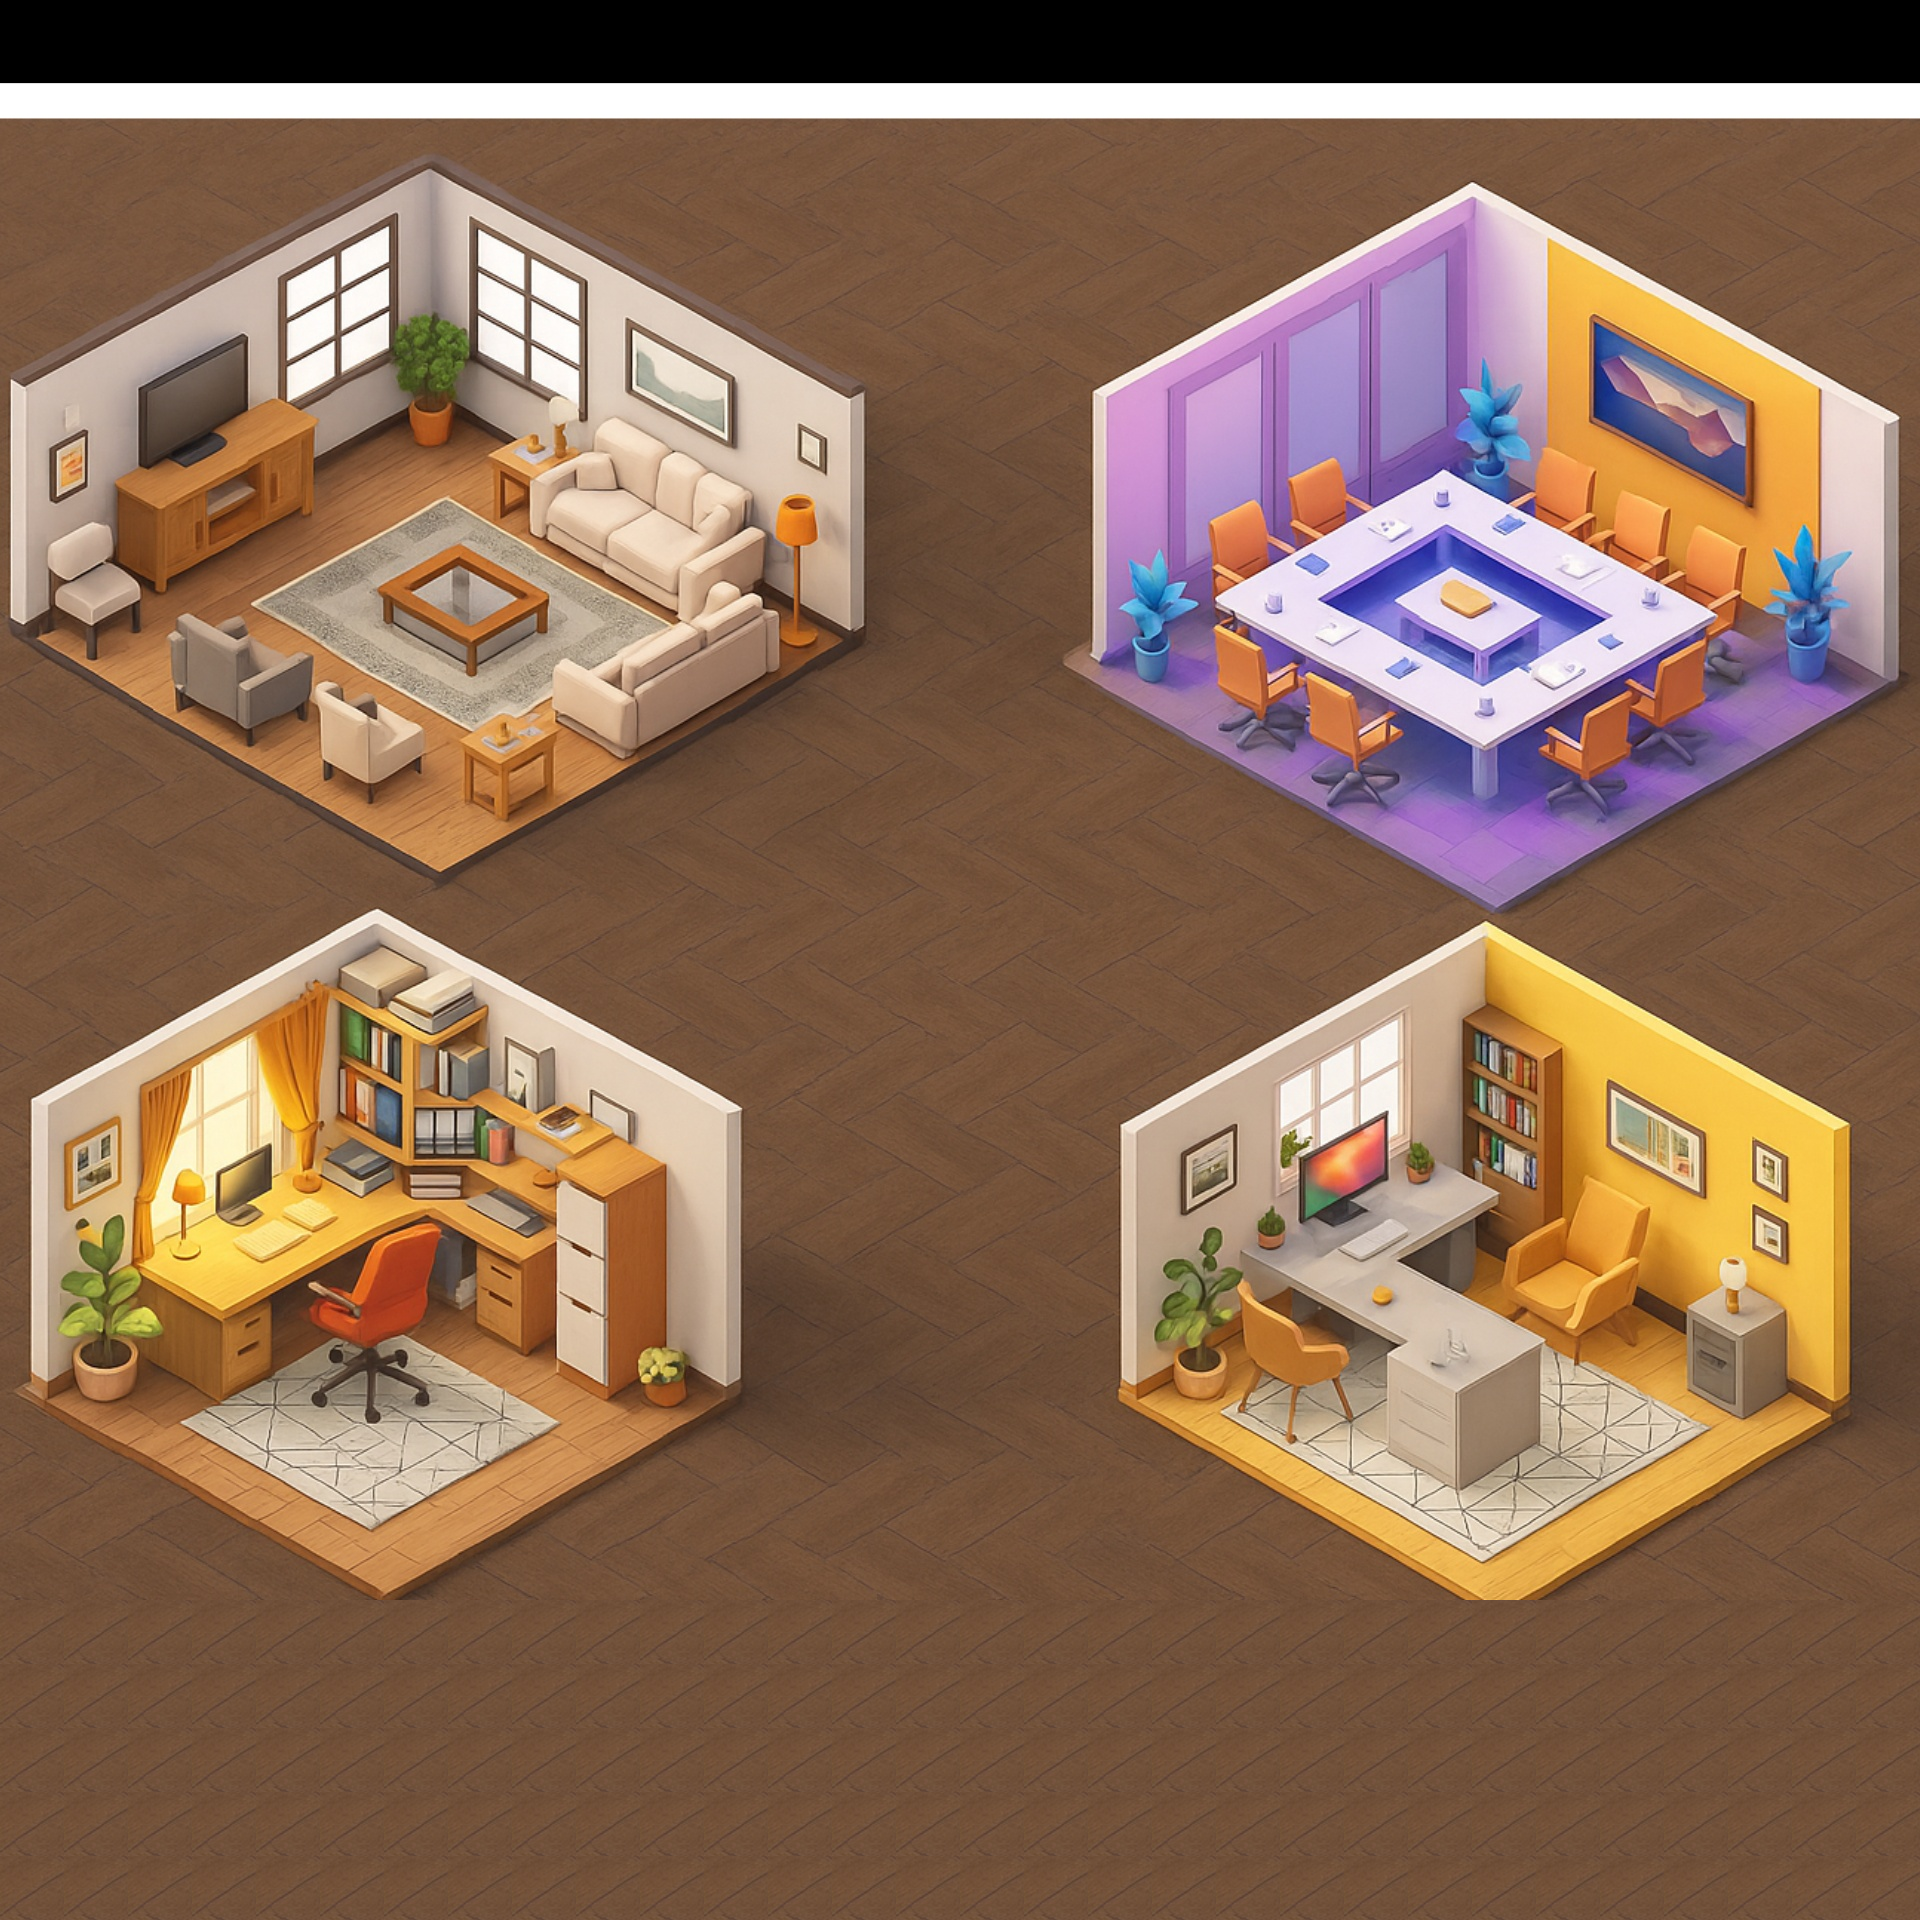

This game map was drawn from its Tiled (.tmx) file and the tilesets committed beside it. A one-line description and the full map source follow:
An orthogonal 30x30 tile map with 64x64 px tiles, 1 tile layer (Tile Layer 1).

<map version="1.10" tiledversion="1.11.1-99-gec89c545" orientation="orthogonal" renderorder="right-down" width="30" height="30" tilewidth="64" tileheight="64" infinite="0" nextlayerid="2" nextobjectid="1">
 <tileset firstgid="1" source="SmallChatgptImageAgain2.tsx" />
 <layer id="1" name="Tile Layer 1" width="30" height="30">
  <data encoding="csv">
0,0,0,0,0,0,0,0,0,0,0,0,0,0,0,0,0,0,0,0,0,0,0,0,0,0,0,0,0,0,
954,955,956,957,958,959,960,961,962,963,964,965,966,967,968,969,970,971,972,973,974,975,976,977,978,979,980,981,982,983,
1016,1017,1018,1019,1020,1021,1022,1023,1024,1025,1026,1027,1028,1029,1030,1031,1032,1033,1034,1035,1036,1037,1038,1039,1040,1041,1042,1043,1044,1045,
1078,1079,1080,1081,1082,1083,1084,1085,1086,1087,1088,1089,1090,1091,1092,1093,1094,1095,1096,1097,1098,1099,1100,1101,1102,1103,1104,1105,1106,1107,
1140,1141,1142,1143,1144,1145,1146,1147,1148,1149,1150,1151,1152,1153,1154,1155,1156,1157,1158,1159,1160,1161,1162,1163,1164,1165,1166,1167,1168,1169,
1202,1203,1204,1205,1206,1207,1208,1209,1210,1211,1212,1213,1214,1215,1216,1217,1218,1219,1220,1221,1222,1223,1224,1225,1226,1227,1228,1229,1230,1231,
1264,1265,1266,1267,1268,1269,1270,1271,1272,1273,1274,1275,1276,1277,1278,1279,1280,1281,1282,1283,1284,1285,1286,1287,1288,1289,1290,1291,1292,1293,
1326,1327,1328,1329,1330,1331,1332,1333,1334,1335,1336,1337,1338,1339,1340,1341,1342,1343,1344,1345,1346,1347,1348,1349,1350,1351,1352,1353,1354,1355,
1388,1389,1390,1391,1392,1393,1394,1395,1396,1397,1398,1399,1400,1401,1402,1403,1404,1405,1406,1407,1408,1409,1410,1411,1412,1413,1414,1415,1416,1417,
1450,1451,1452,1453,1454,1455,1456,1457,1458,1459,1460,1461,1462,1463,1464,1465,1466,1467,1468,1469,1470,1471,1472,1473,1474,1475,1476,1477,1478,1479,
1512,1513,1514,1515,1516,1517,1518,1519,1520,1521,1522,1523,1524,1525,1526,1527,1528,1529,1530,1531,1532,1533,1534,1535,1536,1537,1538,1539,1540,1541,
1574,1575,1576,1577,1578,1579,1580,1581,1582,1583,1584,1585,1586,1587,1588,1589,1590,1591,1592,1593,1594,1595,1596,1597,1598,1599,1600,1601,1602,1603,
1636,1637,1638,1639,1640,1641,1642,1643,1644,1645,1646,1647,1648,1649,1650,1651,1652,1653,1654,1655,1656,1657,1658,1659,1660,1661,1662,1663,1664,1665,
1698,1699,1700,1701,1702,1703,1704,1705,1706,1707,1708,1709,1710,1711,1712,1713,1714,1715,1716,1717,1718,1719,1720,1721,1722,1723,1724,1725,1726,1727,
1760,1761,1762,1763,1764,1765,1766,1767,1768,1769,1770,1771,1772,1773,1774,1775,1776,1777,1778,1779,1780,1781,1782,1783,1784,1785,1786,1787,1788,1789,
1822,1823,1824,1825,1826,1827,1828,1829,1830,1831,1832,1833,1834,1835,1836,1837,1838,1839,1840,1841,1842,1843,1844,1845,1846,1847,1848,1849,1850,1851,
1884,1885,1886,1887,1888,1889,1890,1891,1892,1893,1894,1895,1896,1897,1898,1899,1900,1901,1902,1903,1904,1905,1906,1907,1908,1909,1910,1911,1912,1913,
1946,1947,1948,1949,1950,1951,1952,1953,1954,1955,1956,1957,1958,1959,1960,1961,1962,1963,1964,1965,1966,1967,1968,1969,1970,1971,1972,1973,1974,1975,
2008,2009,2010,2011,2012,2013,2014,2015,2016,2017,2018,2019,2020,2021,2022,2023,2024,2025,2026,2027,2028,2029,2030,2031,2032,2033,2034,2035,2036,2037,
2070,2071,2072,2073,2074,2075,2076,2077,2078,2079,2080,2081,2082,2083,2084,2085,2086,2087,2088,2089,2090,2091,2092,2093,2094,2095,2096,2097,2098,2099,
2132,2133,2134,2135,2136,2137,2138,2139,2140,2141,2142,2143,2144,2145,2146,2147,2148,2149,2150,2151,2152,2153,2154,2155,2156,2157,2158,2159,2160,2161,
2194,2195,2196,2197,2198,2199,2200,2201,2202,2203,2204,2205,2206,2207,2208,2209,2210,2211,2212,2213,2214,2215,2216,2217,2218,2219,2220,2221,2222,2223,
2256,2257,2258,2259,2260,2261,2262,2263,2264,2265,2266,2267,2268,2269,2270,2271,2272,2273,2274,2275,2276,2277,2278,2279,2280,2281,2282,2283,2284,2285,
2318,2319,2320,2321,2322,2323,2324,2325,2326,2327,2328,2329,2330,2331,2332,2333,2334,2335,2336,2337,2338,2339,2340,2341,2342,2343,2344,2345,2346,2347,
2380,2381,2382,2383,2384,2385,2386,2387,2388,2389,2390,2391,2392,2393,2394,2395,2396,2397,2398,2399,2400,2401,2402,2403,2404,2405,2406,2407,2408,2409,
2350,2350,2350,2350,2350,2350,2350,2350,2350,2350,2350,2350,2350,2350,2350,2350,2350,2350,2350,2350,2350,2350,2350,2350,2350,2350,2350,2350,2350,2350,
2350,2350,2350,2350,2350,2350,2350,2350,2350,2350,2350,2350,2350,2350,2350,2350,2350,2350,2350,2350,2350,2350,2350,2350,2350,2350,2350,2350,2350,2350,
2350,2350,2350,2350,2350,2350,2350,2350,2350,2350,2350,2350,2350,2350,2350,2350,2350,2350,2350,2350,2350,2350,2350,2350,2350,2350,2350,2350,2350,2350,
2350,2350,2350,2350,2350,2350,2350,2350,2350,2350,2350,2350,2350,2350,2350,2350,2350,2350,2350,2350,2350,2350,2350,2350,2350,2350,2350,2350,2350,2350,
2350,2350,2350,2350,2350,2350,2350,2350,2350,2350,2350,2350,2350,2350,2350,2350,2350,2350,2350,2350,2350,2350,2350,2350,2350,2350,2350,2350,2350,2350
</data>
 </layer>
</map>